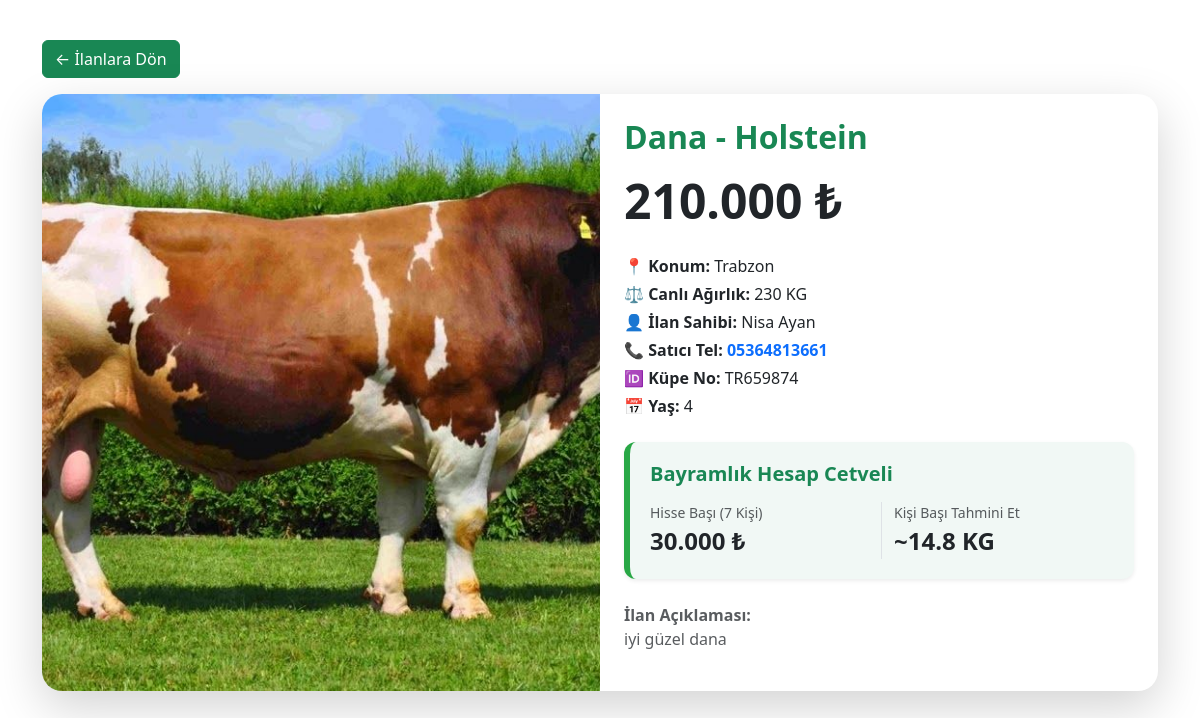
The page /detay.php?id=20 on the database its author committed.
### tables this page shows
CREATE TABLE IF NOT EXISTS `kurbanliklar` (
  `id` int NOT NULL AUTO_INCREMENT,
  `satici_id` int DEFAULT NULL,
  `tur` enum('Koç','Dana','Düve','Deve','Koyun') DEFAULT NULL,
  `cins` varchar(50) DEFAULT NULL,
  `kilogram` int DEFAULT NULL,
  `yas` int DEFAULT NULL,
  `fiyat` decimal(10,2) DEFAULT NULL,
  `sehir` varchar(50) DEFAULT NULL,
  `telefon` varchar(15) DEFAULT NULL,
  `fotograf` varchar(255) DEFAULT NULL,
  `aciklama` text,
  `kupe_no` varchar(20) DEFAULT NULL,
  `satildi_mi` tinyint(1) DEFAULT '0',
  PRIMARY KEY (`id`)
);

CREATE TABLE IF NOT EXISTS `kullanicilar` (
  `id` int NOT NULL AUTO_INCREMENT,
  `ad_soyad` varchar(100) DEFAULT NULL,
  `eposta` varchar(100) DEFAULT NULL,
  `sifre` varchar(255) DEFAULT NULL,
  `rol` enum('admin','user') DEFAULT 'user',
  PRIMARY KEY (`id`),
  UNIQUE KEY `eposta` (`eposta`)
);

### detay.php (the view, shortened to what this page needs)
<?php
include 'baglan.php';
if(isset($_GET['id'])) {
    $id = mysqli_real_escape_string($baglanti, $_GET['id']);
    $sorgu = mysqli_query($baglanti, "SELECT kurbanliklar.*, kullanicilar.ad_soyad
    FROM kurbanliklar
    INNER JOIN kullanicilar ON kurbanliklar.satici_id = kullanicilar.id
    WHERE kurbanliklar.id = '$id'");
    $ilan = mysqli_fetch_assoc($sorgu);
    $fiyat = $ilan['fiyat'];
    $kilo = $ilan['kilogram'];
    $hisse_sayisi = ($ilan['tur'] == 'Dana' || $ilan['tur'] == 'Düve') ? 7 : 1;
    $hisse_basi_fiyat = $fiyat / $hisse_sayisi;
    $tahmini_et = $kilo * 0.45;
    $hisse_basi_et = $tahmini_et / $hisse_sayisi;
} else {
    header("Location: index.php"); exit;
}
?>
<!DOCTYPE html>
<html lang="tr">
<head>
    <link href="https://cdn.jsdelivr.net/npm/bootstrap@5.3.0/dist/css/bootstrap.min.css" rel="stylesheet">
    <link rel="stylesheet" href="https://cdn.jsdelivr.net/npm/@fancyapps/ui@5.0/dist/fancybox/fancybox.css" />
</head>
<body>
<div class="overlay">
    <div class="container">
        <a href="index.php" class="btn btn-success mb-3">← İlanlara Dön</a>
        <div class="card detail-card shadow-lg">
            <div class="row g-0">
                <div class="col-md-6">
                    <a href="uploads/<?php echo $ilan['fotograf']; ?>" data-fancybox="gallery" data-caption="<?php echo $ilan['cins']; ?>">
        <img src="uploads/<?php echo $ilan['fotograf']; ?>" class="img-fluid h-100 w-100" style="object-fit: cover; min-height: 400px; cursor: zoom-in;">
    </a>
                </div>
                <div class="col-md-6 p-4">
                    <h2 class="fw-bold text-success mb-3"><?php echo $ilan['tur'] . " - " . $ilan['cins']; ?></h2>
                    <h1 class="display-5 fw-bold text-dark mb-4"><?php echo number_format($fiyat, 0, ',', '.'); ?> ₺</h1>
                    <div class="mb-4">
                        <p class="mb-1">📍 <b>Konum:</b> <?php echo $ilan['sehir']; ?></p>
                        <p class="mb-1">⚖️ <b>Canlı Ağırlık:</b> <?php echo $kilo; ?> KG</p>
                        <p class="mb-1">👤 <b>İlan Sahibi:</b> <?php echo $ilan['ad_soyad']; ?></p>
                        <p class="mb-1">📞 <b>Satıcı Tel:</b> <a href="tel:<?php echo $ilan['telefon']; ?>" class="text-decoration-none fw-bold"><?php echo $ilan['telefon']; ?></a></p>
                        <p class="mb-1">🆔 <b>Küpe No:</b> <?php echo $ilan['kupe_no']; ?></p>
                        <p class="mb-1">📅 <b>Yaş:</b> <?php echo $ilan['yas']; ?></p>
                    </div>
                    <div class="calc-box shadow-sm mb-4">
                        <h5 class="fw-bold text-success mb-3">Bayramlık Hesap Cetveli</h5>
                        <div class="row">
                            <div class="col-6 border-end">
                                <small class="text-muted d-block">Hisse Başı (<?php echo $hisse_sayisi; ?> Kişi)</small>
                                <span class="fs-4 fw-bold text-dark"><?php echo number_format($hisse_basi_fiyat, 0, ',', '.'); ?> ₺</span>
                            </div>
                            <div class="col-6">
                                <small class="text-muted d-block">Kişi Başı Tahmini Et</small>
                                <span class="fs-4 fw-bold text-dark">~<?php echo round($hisse_basi_et, 1); ?> KG</span>
                            </div>
                        </div>
                    </div>
                    <p class="text-muted italic"><b>İlan Açıklaması:</b><br><?php echo $ilan['aciklama']; ?></p>
                </div>
            </div>
        </div>
    </div>
</div>
</body>
</html>

### detay.php (style rules this page uses)
body { background-image: url('https://i.yenicaggazetesi.com/storage/old/d/other/2025/05/18/askalede-kurban-pazari-acildi-fiyatlar-cep-yakiyor-350-bin-tlye-buyukbas-yenicag-3.jpg'); background-attachment: fixed; background-size: cover; min-height: 100vh; }
.overlay { background: rgba(255, 255, 255, 0.85); backdrop-filter: blur(8px); min-height: 100vh; padding: 40px 0; }
.detail-card { border-radius: 20px; border: none; overflow: hidden; background: white; }
.calc-box { background: #f1f8f5; border-left: 6px solid #28a745; border-radius: 12px; padding: 20px; }

### rows shown on the page
kurbanliklar: fotograf (picture), tur "Dana", cins "Holstein", fiyat "210.000", sehir "Trabzon", kilogram "230", kullanicilar.ad_soyad "Nisa Ayan", telefon "05364813661", kupe_no "TR659874", yas "4", tur "7", hisse_basi_fiyat "30.000", hisse_basi_et "14.8", aciklama "iyi güzel dana"
